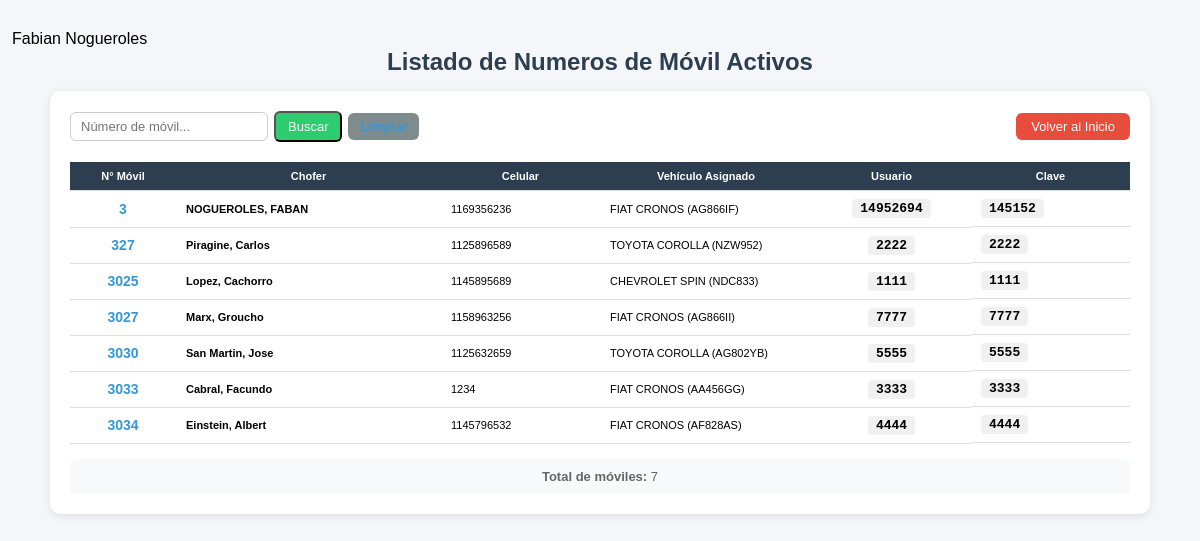
Before: /php/00_administracion/num_mov/lista_de_numeros.php (signed in) with the older database file.
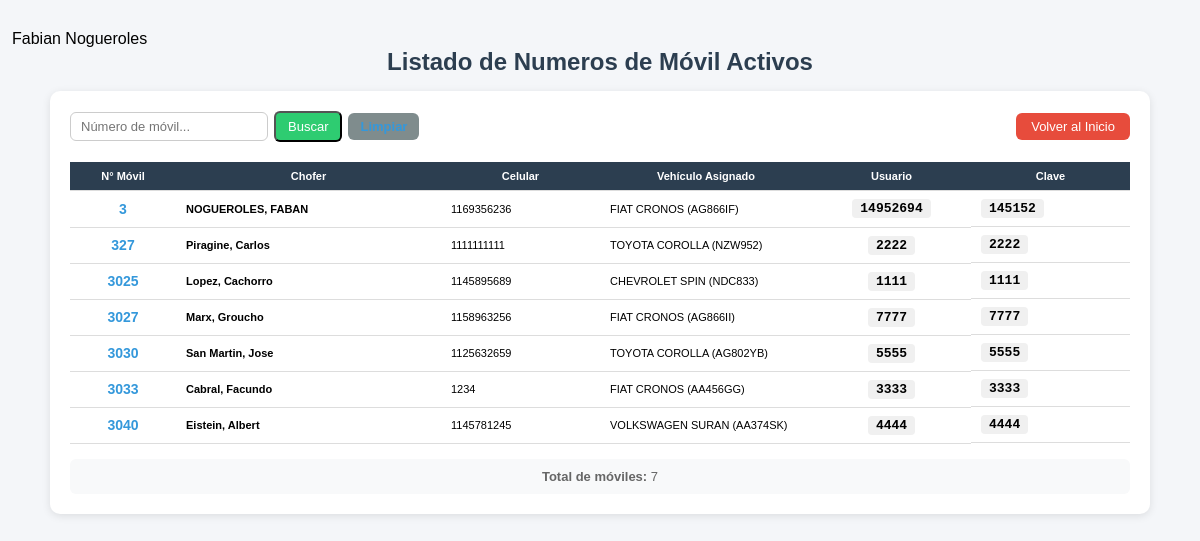
After: the same page with the newer database file.
### tables this page shows
CREATE TABLE `vehiculos` (
  `id` int(11) NOT NULL AUTO_INCREMENT,
  `categoria` varchar(15) NOT NULL,
  `marca` varchar(50) NOT NULL,
  `modelo` varchar(50) NOT NULL,
  `patente` varchar(20) DEFAULT NULL,
  `estado` varchar(20) NOT NULL,
  `color` varchar(20) NOT NULL,
  `tipo` varchar(20) NOT NULL,
  `id_chofer` int(4) DEFAULT NULL,
  PRIMARY KEY (`id`)
);

CREATE TABLE `choferes` (
  `id` int(11) NOT NULL AUTO_INCREMENT,
  `nombre` varchar(100) NOT NULL,
  `apellido` varchar(100) NOT NULL,
  `cel` int(10) NOT NULL,
  `dir` varchar(30) NOT NULL,
  `barrio` varchar(20) NOT NULL,
  `cp` int(4) NOT NULL,
  `movil` int(11) DEFAULT NULL,
  `logeado` tinyint(1) NOT NULL,
  `activo` tinyint(1) NOT NULL,
  `user` int(8) NOT NULL,
  `clave` int(4) NOT NULL,
  PRIMARY KEY (`id`),
  UNIQUE KEY `movil` (`movil`)
);

### funciones/funciones.php (called while the page is built, shortened)
<?php
function conexion()
{
    $host = 'localhost';
    $db   = 'app_viajes';
    $user = 'root';
    $pass = 'belgrado';
    try {
        $dsn = "mysql:host=$host;dbname=$db;charset=utf8mb4";
        $conn = new PDO($dsn, $user, $pass, [
            PDO::ATTR_ERRMODE => PDO::ERRMODE_EXCEPTION,
            PDO::ATTR_DEFAULT_FETCH_MODE => PDO::FETCH_ASSOC,
            PDO::MYSQL_ATTR_INIT_COMMAND => "SET NAMES utf8mb4"
        ]);
        return $conn;
    } catch (PDOException $e) {
        echo "Error de conexión: " . $e->getMessage();
    }
}
?>
<?php
function obtenerChoferes()
{
    $pdo = conexion();
    $sql = "SELECT c.*, v.patente, v.marca, v.modelo
            FROM choferes c
            LEFT JOIN vehiculos v ON c.id = v.id_chofer
            ORDER BY c.apellido ASC, c.nombre ASC";
    return $pdo->query($sql)->fetchAll(PDO::FETCH_ASSOC);
}

### php/00_administracion/num_mov/lista_de_numeros.php (the view, shortened to what the changed rows need)
<?php
include_once "../../../funciones/funciones.php";
$todosLosChoferes = obtenerChoferes();
$moviles = array_filter($todosLosChoferes, function ($c) {
    return !empty($c['movil']);
});
usort($moviles, function ($a, $b) {
    return (int)$a['movil'] <=> (int)$b['movil'];
});
?>
<!DOCTYPE html>
<html lang="es">
<head>
    <link rel="stylesheet" href="../../../css/estilos.css">
</head>
<body>
    <div class="container">
        <h2 class="text-center">Listado de Numeros de Móvil Activos</h2>
        <div class="card" style="max-width: 1100px; margin: 0 auto;">
            <div class="col-tabla">
                <table class="table">
                    <thead>
                        <tr>
                            <th style="width: 10%;">N° Móvil</th>
                            <th style="width: 25%;">Chofer</th>
                            <th style="width: 15%;">Celular</th>
                            <th style="width: 20%;">Vehículo Asignado</th>
                            <th style="width: 15%;">Usuario</th>
                            <th style="width: 15%;">Clave</th>
                        </tr>
                    </thead>
                    <tbody>
                        <?php if (count($moviles) > 0): ?>
                            <?php foreach ($moviles as $m): ?>
                                <tr>
                                    <td style="text-align: center;">
                                        <strong style="font-size: 14px; color: var(--primary);">
                                            <?php echo htmlspecialchars($m['movil']); ?>
                                        </strong>
                                    </td>
                                    <td>
                                        <strong><?php echo htmlspecialchars($m['apellido'] . ', ' . $m['nombre']); ?></strong>
                                    </td>
                                    <td>
                                        <?php echo htmlspecialchars($m['cel'] ?? '-'); ?>
                                    </td>
                                    <td>
                                        <?php if (!empty($m['marca'])): ?>
                                            <span><?php echo htmlspecialchars($m['marca'] . ' ' . $m['modelo'] . ' (' . $m['patente'] . ')'); ?></span>
                                        <?php else: ?>
                                            <span class="text-muted" style="font-style: italic;">Sin unidad asignada</span>
                                        <?php endif; ?>
                                    </td>
                                    <td style="text-align: center;">
                                        <?php
                                        $user = $m['user'] ?? '';
                                        if (!empty($user) && $user != 0):
                                        ?>
                                            <span class="user-clave"><?php echo htmlspecialchars($user); ?></span>
                                        <?php else: ?>
                                            <span class="sin-datos">No asignado</span>
                                        <?php endif; ?>
                                    </td>
                                    <td style="text-align: center;">
                                        <?php
                                        $clave = $m['clave'] ?? '';
                                        if (!empty($clave) && $clave != 0):
                                        ?>
                                            <span class="user-clave"><?php echo htmlspecialchars($clave); ?></span>
                                        <?php else: ?>
                                            <span class="sin-datos">No asignada</span>
                                        <?php endif; ?>
                                    </td>
                                </tr>
                            <?php endforeach; ?>
                        <?php endif; ?>
                    </tbody>
                </table>
            </div>
        </div>
    </div>
</body>
</html>

Changed rows visible on the page:
no longer on this page (row edited): vehiculos: id_chofer.movil "3034", id_chofer.nombre "Einstein, Albert", id_chofer.cel "1145796532", marca+modelo+patente "FIAT CRONOS (AF828AS)", id_chofer.user "4444", id_chofer.clave "4444"
changed through a linked row, vehiculos "TOYOTA COROLLA (NZW952)": id_chofer.cel "1125896589" → "1111111111"
added vehiculos: id_chofer.movil "3040", id_chofer.nombre "Eistein, Albert", id_chofer.cel "1145781245", marca+modelo+patente "VOLKSWAGEN SURAN (AA374SK)", id_chofer.user "4444", id_chofer.clave "4444"
